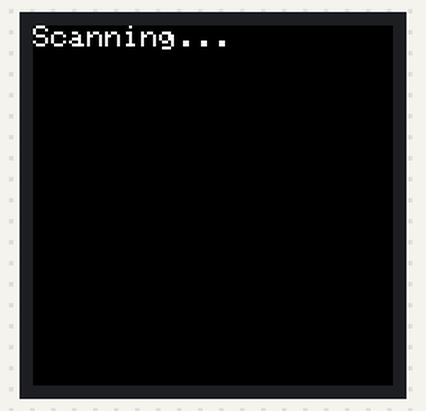
This sketch was run on a simulated ESP32. Shown: 240×240 colour display. A WiFi scan finds three made-up networks.

Above: at 0.3 s.
At 2.4 s:
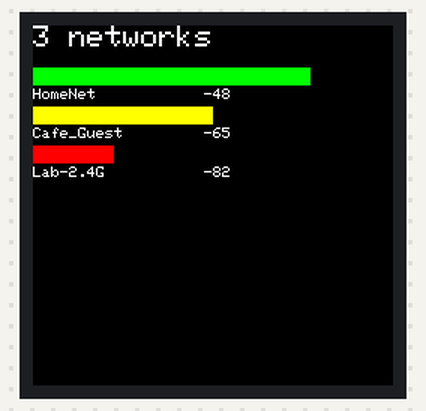
At 8.0 s:
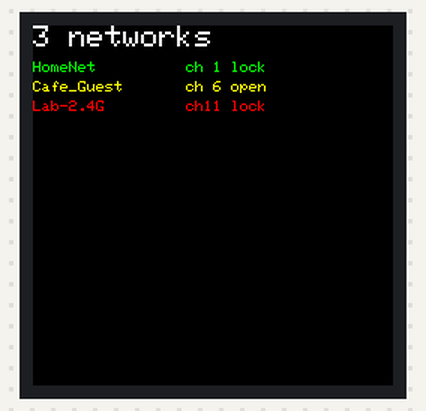

Measured:
- by itself, everything shown: repeats every 11.2 s, in 4 steps
- what the display in image 1 shows lasts 3.6 s, from 2.3 s to 5.9 s

The sketch:

esp32_st7789_wifi_scanner.ino
```cpp
// ESP32 Arduino-framework sketch that scans nearby Wi‑Fi networks and draws the results on a 240×240 ST7789 TFT (bar chart or list view with SSID, RSSI, channel, and security).
//
// Full tutorial: https://shillehtek.com/blogs/news/esp32-st7789-tft-wifi-scanner
// Parts used: https://shillehtek.com/products/esp32-dev-board-cp2102-type-c-4mb
//             https://shillehtek.com/products/tft-lcd-1-3-240x240-st7789-esp32-arduino
//             https://shillehtek.com/products/18650-tp4056-1a-3-7-4-2v-lipo-battery-charging-board-micro-usb-with-current-protection
// More examples: https://github.com/shillehbean/shillehtek-examples
//

#include <WiFi.h>
#include <Adafruit_GFX.h>
#include <Adafruit_ST7789.h>

Adafruit_ST7789 tft(-1 /*no CS*/, 2 /*DC*/, 4 /*RST*/);   // hardware SPI: SCK 18, MOSI 23
bool listView = false;

uint16_t colorFor(int rssi) {
  if (rssi > -60) return ST77XX_GREEN;
  if (rssi > -75) return ST77XX_YELLOW;
  return ST77XX_RED;
}

void setup() {
  Serial.begin(115200);
  tft.init(240, 240);                 // blank screen? try tft.init(240, 240, SPI_MODE3)
  tft.setRotation(2);
  tft.fillScreen(ST77XX_BLACK);
  WiFi.mode(WIFI_STA);
  WiFi.disconnect();                  // scan works best when not associated
}

void loop() {
  tft.fillScreen(ST77XX_BLACK);
  tft.setTextColor(ST77XX_WHITE); tft.setTextSize(2); tft.setCursor(0, 0);
  tft.print("Scanning...");
  int n = WiFi.scanNetworks();        // blocks for ~2-3 s
  tft.fillScreen(ST77XX_BLACK);
  tft.setCursor(0, 0); tft.printf("%d networks", n);

  if (!listView) {                    // ---- bar chart: strongest 8 ----
    for (int i = 0; i < n && i < 8; i++) {
      int y = 28 + i * 26;
      int w = map(constrain(WiFi.RSSI(i), -95, -35), -95, -35, 4, 236);
      tft.fillRect(0, y, w, 12, colorFor(WiFi.RSSI(i)));
      tft.setTextSize(1); tft.setTextColor(ST77XX_WHITE); tft.setCursor(0, y + 14);
      tft.printf("%-18.18s %d", WiFi.SSID(i).c_str(), WiFi.RSSI(i));
    }
  } else {                            // ---- list: SSID, channel, security ----
    tft.setTextSize(1);
    for (int i = 0; i < n && i < 16; i++) {
      tft.setCursor(0, 24 + i * 13);
      tft.setTextColor(colorFor(WiFi.RSSI(i)));
      tft.printf("%-16.16s ch%2d %s", WiFi.SSID(i).c_str(), WiFi.channel(i),
                 WiFi.encryptionType(i) == WIFI_AUTH_OPEN ? "open" : "lock");
    }
  }
  WiFi.scanDelete();
  listView = !listView;               // alternate views each refresh
  delay(3500);
}
```
